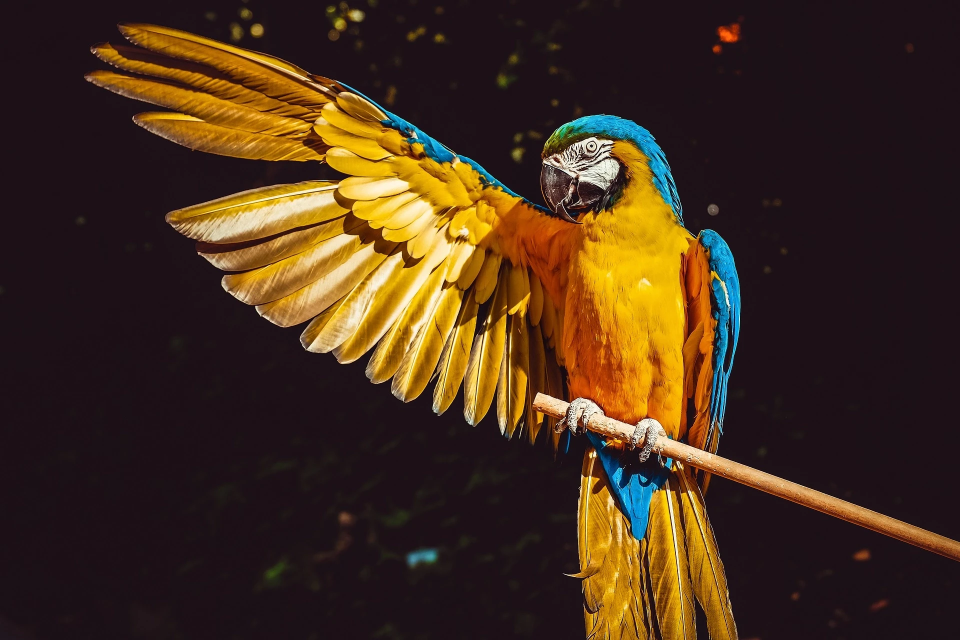
#> input picture images/practice_img/bird1.webp, 1920 x 1280 px (shown at 1/2 size)
$ jupyter execute --allow-errors class_09_5_SIFT_SURF_ORB_Liquify.ipynb
#> lines starting #> are read from the running program, lines starting #| are printed output that depends on the picture
# <center> 👉 class_09_5 » _Feature Descriptor - SIFT/SURF, ORB(FAST, BRIEF), Liquify_ </center>
https://www.geeksforgeeks.org/line-detection-python-opencv-houghline-method/?ref=lbp
https://bkshin.tistory.com/entry/OpenCV-20

## Feature Descriptor

Descriptor is responsible for distinguishing between key points in different images.
This feature point contains __information about the object's coordinates as well as its relationship to the pixels around it.__
- The most representative of these are __the size and angle__ attributes.
- If it is a corner point, __the slope and direction of the corner are also attributes.__

__A feature descriptor is a gradient histogram of pixels__ belonging to each block by dividing the pixels around a feature point into blocks of a certain size.
- It mainly contains information such as __brightness, color, orientation, and size around feature points.__

Depending on the extraction algorithm, the feature descriptor may vary slightly.
- In general, the size of the block around the feature point is often represented by a slope in eight directions (diagonal in up, down, left, right, and four directions).
- For a 4 x 4 block, each feature point has 4 x 4 x 8 = 128 values.

Descriptor란 서로 다른 이미지에서 특징점(Key Point)이 어떤 연관성을 가졌는지 구분하게 하는 역할
이 특징점은 객체의 좌표뿐만 아니라 그 주변 픽셀과의 관계에 대한 정보를 가집니다.
- 그중 가장 대표적인 것이 size와 angle 속성이며,
- 코너(corner)점인 경우 코너의 경사도와 방향도 속성으로 가집니다.
- 특징 디스크립터(feature descriptor)란 특징점 주변 픽셀을 일정한 크기의 블록으로 나누어 각 블록에 속한 픽셀의 그레디언트 히스토그램을 계산한 것입니다.
- 주로 특징점 주변의 밝기, 색상, 방향, 크기 등의 정보가 포함되어 있습니다.
- 추출하는 알고리즘에 따라 특징 디스크립터가 일부 달라질 수는 있습니다.
- 일반적으로 특징점 주변의 블록 크기에 8방향(상, 하, 좌, 우 및 네 방향의 대각선) 경사도를 표현하는 경우가 많습니다.
- 4 x 4 크기의 블록인 경우 한 개의 특징점당 4 x 4 x 8 = 128개의 값을 갖습니다.

OpenCV provides the following functions for extracting feature descriptors:

- **keypoints, descriptors = sift.compute(image, keypoins, descriptors)**
>- If you pass a feature point, the feature descriptor will be calculated and returned.

- **keypoints, descriptors = sift.detectAndCompute(image, mask, decriptors, useProvidedKeypoints)**
>- Perform feature detection and feature descriptor calculation in one step
>- useProvidedKeypoints(optional): If true, no feature detection is performed True인 경우 특징점 검출을 수행하지 않음

- __SIFT, SURF, and ORB are all algorithms that provide feature descriptors.__

## ▶ SIFT (Scale-Invariant Feature Transform)

The existing Harris corner detection algorithm had the problem of being sensitive to size changes.
SIFT is an algorithm that solves the problem of detecting feature points according to size changes   using **image pyramid**.

기존의 해리스 코너 검출 알고리즘은 크기 변화에 민감한 문제를 가지고 있었습니다.
SIFT는 **이미지 피라미드**를 이용해서 크기 변화에 따른 특징점 검출 문제를 해결한 알고리즘입니다.

They are rotation-invariant, which means, even if the image is rotated, we can find the same corners.
It is obvious because corners remain corners in rotated image also.
But what about scaling?
A corner may not be a corner if the image is scaled.
- For example, check a simple image below.
- A corner in a small image within a small window is flat when it is zoomed in the same window.
- __So Harris corner is not scale invariant.__


<center>Scale-Invariance</center>

So, in 2004, D.Lowe, University of British Columbia, came up with a new algorithm, __Scale Invariant Feature Transform (SIFT)__ in his paper,
- Distinctive Image Features from Scale-Invariant Keypoints, which extract keypoints and compute its descriptors.
- This paper is easy to understand and considered to be best material available on SIFT.

So now let’s see SIFT functionalities available in OpenCV.
Let’s start with keypoint detection and draw them.
- First we have to construct a SIFT object.
We can pass different parameters to it which are optional and they are well explained in docs.

SIFT (Scale-Invariant Feature Transform ) is scale invariant feature descriptor.
- It detects keypoints in the image and computes its descriptors.
- We first create a SIFT object with __cv2.SIFT_create().__
- Then detect the keypoints using __sift.detect()__ where sift is the created SIFT object.
- To draw keypoints, we use __cv2.drawKeypoints().__
>- To draw rich keypoints you can pass flags=cv2.DRAW_MATCHES_FLAGS_DRAW_RICH_KEYPOINTS as a parameter.
- Display the image with drawn keypoints on it

[cell 1]
# import required libraries
import cv2

img = cv2.imread('./images/sift_keypoints2.jpg')
#> (the rest of this cell did not finish here and is left out)

[cell 2]
from matplotlib import pyplot as plt

fig, axs = plt.subplots(1, 2, figsize=(15,10))
#> (the rest of this cell did not finish here and is left out)

[cell 3]
# pass flags=cv2.DRAW_MATCHES_FLAGS_DRAW_RICH_KEYPOINTS to cv2.drawKeypoints() as a parameter.
import cv2

img = cv2.imread('./images/sift_keypoints2.jpg')
#> (the rest of this cell did not finish here and is left out)

[cell 4]
from matplotlib import pyplot as plt

fig, axs = plt.subplots(1, 2, figsize=(15,10))
#> (the rest of this cell did not finish here and is left out)

[cell 5]
# SIFT desc_sift.py

import cv2
import numpy as np
from matplotlib import pyplot as plt

img = cv2.imread('./images/practice_img/house.jpg')
#> (the rest of this cell did not finish here and is left out)

- If you look at the output results, you can see that there are a total of 413 feature points.
- And 128 feature descriptor values are used for each feature point.

## ▶ SURF (Speeded-Up Robust Features)

SIFT uses image pyramids to solve the problem of detecting features with changes in size, which has the disadvantage of being slow.
SURF is an algorithm that improves performance by__ changing the size of the filter__ instead of a pyramid of images.

SIFT는 크기 변화에 따른 특징 검출 문제를 해결하기 위해 이미지 피라미드를 사용하므로 속도가 느리다는 단점이 있습니다.
SURF는 이미지 피라미드 대신 필터의 크기를 변화시키는 방식으로 성능을 개선한 알고리즘입니다.

OpenCV provides SURF functionalities just like SIFT.
You initiate a SURF object with some optional conditions like 64/128-dim descriptors, Upright/Normal SURF etc.
Then as we did in SIFT, we can use SURF.detect(), SURF.compute() etc for finding keypoints and descriptors.

**detector = cv2.xfeatures2d.SURF_create(hessianThreshold, nOctaves, nOctaveLayers, extended, upright)**

>- hessianThreshold(optional): Feature Extraction Boundary Values 특징 추출 경계 값 (default=100)
>- nOctaves(optional): Number of image pyramid layers 이미지 피라미드 계층 수 (default=3)
>- nOctaveLayers: Number of octave layers within each octave.
>- extended(optional): descriptor flag (default=False), True: 128, False: 64
>- upright(optional): direction flag (default=False), True: ignore, False: apply

[cell 6]
# SURF desc_surf.py  cv-py36

import cv2
import numpy as np
from matplotlib import pyplot as plt

img = cv2.imread('./images/practice_img/house.jpg')
#> (the rest of this cell did not finish here and is left out)

## ▶ ORB (Oriented FAST and Rotated BRIEF)

The Oriented FAST and rotated BRIEF (ORB) algorithm is a combination of the following 3 algorithms:
- FAST (Features from Accelerated Segment Test) algorithm
- BRIEF (Binary Robust Independent Elementary Features) algorithm
- Harris Connor algorithm.

ORB(Oriented FAST and rotated BRIEF) 알고리즘은
- FAST(Features from Accelerated Segment Test) 알고리즘,
- BRIEF(Binary Robust Independent Elementary Features) 알고리즘,
- 해리스 코너 알고리즘을 결합한 알고리즘입니다.

### ■ FAST(Features from Accelerated Segment Test)

- The FAST algorithm is a feature detector algorithm proposed by Rosten and Drummond that compares pixel P with a set of pixels on a small circle around the pixel.
- Apply a threshold to the pixels around pixel P and classify them as dark, light, and similar pixels, so that the pixels on the circle must be continuously dark or light, and this continuity should be at least half.
- If this condition is satisfied, the pixel can be considered a superior feature.

        - FAST 알고리즘은 Rosten과 Drummond가 제안한 피처 검출기 알고리즘으로서 픽셀 P와 픽셀 주변의 작은 원 위에 있는 픽셀의 집합을 비교하는 방식입니다.
        - 픽셀 P의 주변 픽셀에 임곗값을 적용해 어두운 픽셀, 밝은 픽셀, 유사한 픽셀로 분류해 원 위의 픽셀이 연속적으로 어둡거나 밝아야 하며 이 연속성이 절반 이상이 돼야 합니다.
        - 이 조건을 만족하는 경우 해당 픽셀은 우수한 특징점으로 볼 수 있다는 개념입니다.

### ■ BRIEF(Binary Robust Independent Elementary Features)

- The BRIEF algorithm was developed by Calonder researchers and is also known as the Calonder Feature
- __BRIEF is a descriptor extractor that does not support feature detection.__
- This algorithm is used to generate a descriptor for the detected feature point, __not an algorithm that detects the key point__.
- Find which part of the pixel is brighter in the area around the feature point compared to other pixels and save it in binary format.
- Convoluted images using a Gaussian kernel, calculating the first and second points from the Gaussian distribution around the center of the feature to generate a pair of all pixels.
- In other words, it is a way of grouping two pixels into a group.

        - BRIEF 알고리즘은 Calonder 연구진이 개발해 Calonder Feature 라고도 불립니다
        - 이 알고리즘은 Key Point을 검출하는 알고리즘이 아닌 검출된 특징점에 대한 Descriptor를 생성하는 데 사용합니다.
        - 특징점 주변 영역의 픽셀을 다른 픽셀과 비교해 어느 부분이 더 밝은지를 찾아 이진 형식으로 저장합니다.
        - 가우시안 커널을 사용해 이미지를 컨벌루션 처리하며, 피처 중심 주변의 가우스 분포를 통해 첫 번째 지점과 두 번째 지점을 계산해 모든 픽셀을 한 쌍으로 생성합니다.
        - 즉, 두 개의 픽셀을 하나의 그룹으로 묶는 방식입니다.

### ■ ORB (Oriented FAST and Rotated BRIEF)

__BRIEF is a descriptor extractor that does not support feature detection.__
The algorithm that has been improved to __take orientation and rotation__ into account in this BRIEF is the ORB.
- The algorithm __uses FAST as the feature detection algorithm__ and has been improved to take into account rotation and orientation.
- It's also fast, so it's a good alternative to SIFT and SURF.

        BRIEF는 특징점 검출은 지원하지 않는 디스크립터 추출기입니다.
        이 BRIEF에 방향과 회전을 고려하도록 개선한 알고리즘이 바로 ORB입니다.
        - 이 알고리즘은 특징점 검출 알고리즘으로 FAST를 사용하고 회전과 방향을 고려하도록 개선했으며
        - 속도도 빨라 SIFT와 SURF의 좋은 대안으로 사용됩니다.

- **detector = cv2.ORB_create(nfeatures, scaleFactor, nlevels, edgeThreshold, firstLevel, WTA_K, scoreType, patchSize, fastThreshold)**

>- nfeatures(optional): Maximum number of features to detect 검출할 최대 특징 수 (default=500)
>- scaleFactor(optional): Image Pyramid Ratio 이미지 피라미드 비율 (default=1.2)
>- nlevels(optional): Image Pyramid levels 이미지 피라미드 계층 수 (default=8)
>- edgeThreshold(optional): Border size to exclude from search, match patchSize 검색에서 제외할 테두리 크기, patchSize와 맞출 것 (default=31)
>- firstLevel(optional): The first image pyramid hierarchy step 최초 이미지 피라미드 계층 단계 (default=0)
>- WTA_K(optional): Number of random coordinates generated 임의 좌표 생성 수 (default=2)
>- scoreType(optional): method to use for feature detection (cv2.ORB_HARRIS_SCORE(default), cv2.ORB_FAST_SCORE: FAST)
>- patchSize(optional): patch Size디스크립터의 패치 크기 (default=31)
>- fastThreshold(optional): FAST Threshold (default=20)

[cell 7]
# ORB desc_orb.py

import cv2
import numpy as np

img = cv2.imread('./images/practice_img/house.jpg')
#> (the rest of this cell did not finish here and is left out)

You can try ORB (Oriented FAST and Rotated BRIEF) as an alternate to SURF in open cv.
It almost works as good as SURF and SIFT and it's free unlike SIFT and SURF which are patented and can't be used commercially.

➡️ **Starting with OpenCV 4, the SIFT algorithm and the SURF algorithm are not supported.**

[cell 8]
import cv2
import numpy as np

src = cv2.imread("./images/practice_img/roses.jpg")
#> (the rest of this cell did not finish here and is left out)

[cell 9]
import numpy as np
import cv2
filename = './images/practice_img/bird1.webp'
img = cv2.imread(filename, cv2.COLOR_BGR2GRAY)
#> img is the input picture: shape (1280, 1920, 3); mean B, G, R 28.8, 47.5, 69.5
img2 = None
orb = cv2.ORB_create()
kp, des = orb.detectAndCompute(img, None)
#> kp = 500 keypoints; strongest (x, y, size): (1182, 290, 31), (1294, 905, 31), (1181, 292, 31), (1141, 843, 31)
img2 = cv2.drawKeypoints(img, kp, None, (0,0,255), flags=0)
cv2.imshow('img2', img2)
cv2.waitKey(0)
cv2.destroyAllWindows()


from matplotlib import pyplot as plt
from matplotlib.pyplot import figure
figure(figsize=(15, 10), dpi=100)
plt.subplot(121),plt.imshow(cv2.cvtColor(img, cv2.COLOR_BGR2RGB)),plt.axis('on'),plt.title('Org')
plt.subplot(122),plt.imshow(cv2.cvtColor(img2, cv2.COLOR_BGR2RGB)),plt.axis('on'),plt.title('result')
plt.show()
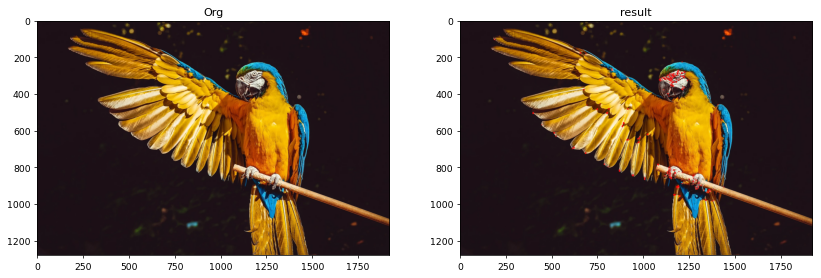
#> figure drawn by matplotlib, 2 panels

## ▶ Liquify

Many people take selfies and then use apps to retouch them.
- Grow your eyes and shave your chin. This feature is called **Liquify.**
- In other words, __the function of making only the desired part of the image smaller or larger is called liquify.__

Divide the rectangular area into 4 triangular zones. Place the mouse at the intersection in the middle.
When you drag the mouse, the position of the intersection changes to the right. This will change the size of each of the four triangles.
I convert each of the four triangles.

        많은 사람들이 셀카를 찍은 뒤 어플을 이용해 보정하곤 합니다.
        눈을 키우고 턱을 깎죠. 이런 기능을 리퀴파이(Liquify)라고 합니다.
        즉, 이미지의 원하는 부분만 작게 하거나 크게 하는 기능을 리퀴파이라고 합니다.

        사각형 영역을 4개의 삼각형 영역으로 나눕니다. 마우스의 위치를 가운데 교차점으로 둡니다.
        마우스를 드래그하면 교차점의 위치가 오른쪽과 같이 변합니다. 그러면 각 4개의 삼각형의 크기가 바뀝니다.
        4개의 삼각형에 대해서 각각 어핀 변환합니다.

[cell 10]
# liquify_tool.py

import cv2
import numpy as np

win_title = 'Liquify'
half = 50               # roi size
isDragging = False

# [46 lines left out: functions liquify, onMouse, not called in this run]

if __name__ == '__main__' :
    img = cv2.imread('./images/practice_img/actor.jpg')
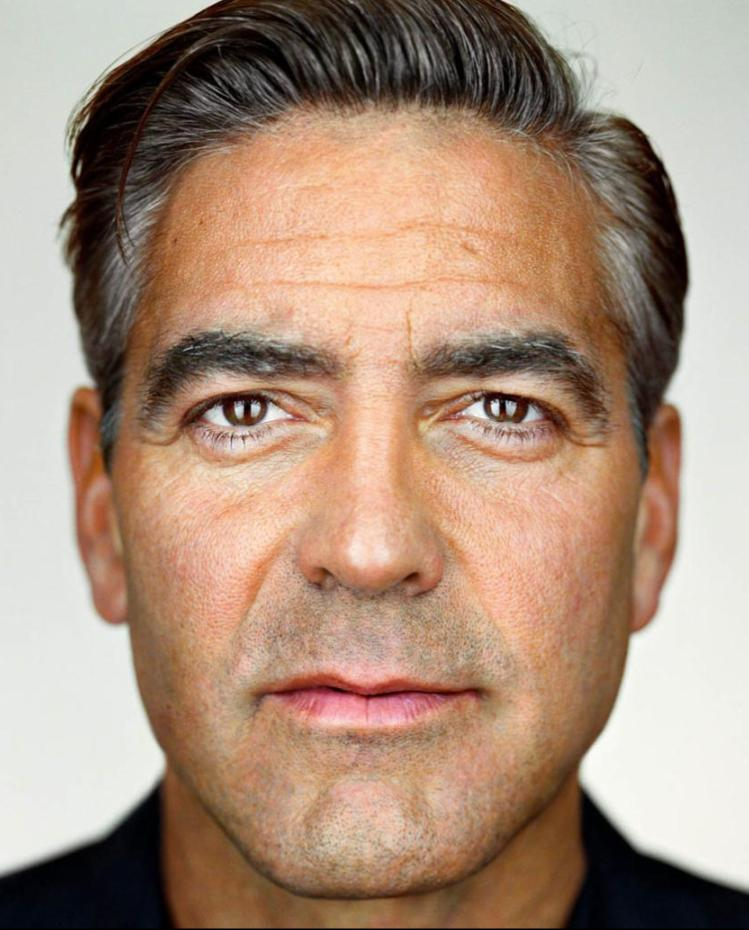
#> input picture actor.jpg, 749 x 930 px, found by its file name
#> img is the input picture: shape (930, 749, 3); mean B, G, R 124.8, 143.8, 170.2
    img_org = img.copy()
    h, w = img.shape[:2]
#> h = 930; w = 749

    cv2.namedWindow(win_title)
    cv2.setMouseCallback(win_title, onMouse)
    cv2.imshow(win_title, img)
    while True:
        key = cv2.waitKey(1)
#> (key Esc is pressed here)
        if key & 0xFF == 27:
            break
    cv2.destroyAllWindows()

from matplotlib import pyplot as plt
from matplotlib.pyplot import figure
figure(figsize=(15, 10), dpi=100)

plt.subplot(121),plt.imshow(cv2.cvtColor(img_org, cv2.COLOR_BGR2RGB)),plt.title('original'),plt.axis('off')
plt.subplot(122),plt.imshow(cv2.cvtColor(img, cv2.COLOR_BGR2RGB)),plt.title('Liquified'),plt.axis('off')
plt.show()
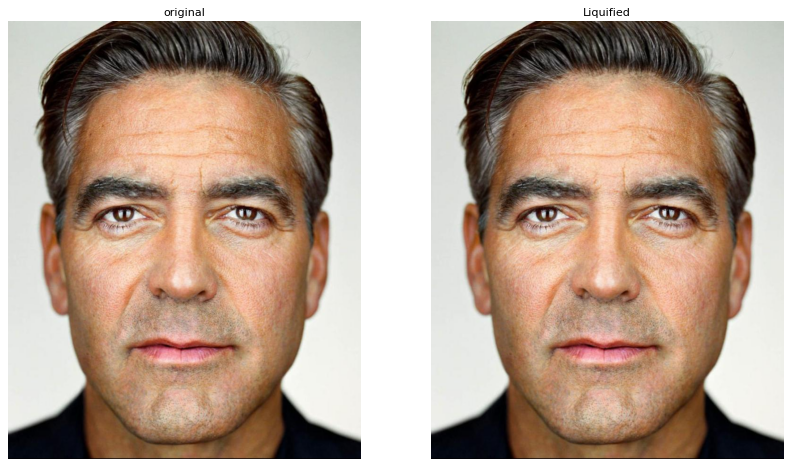
#> figure drawn by matplotlib, 2 panels
